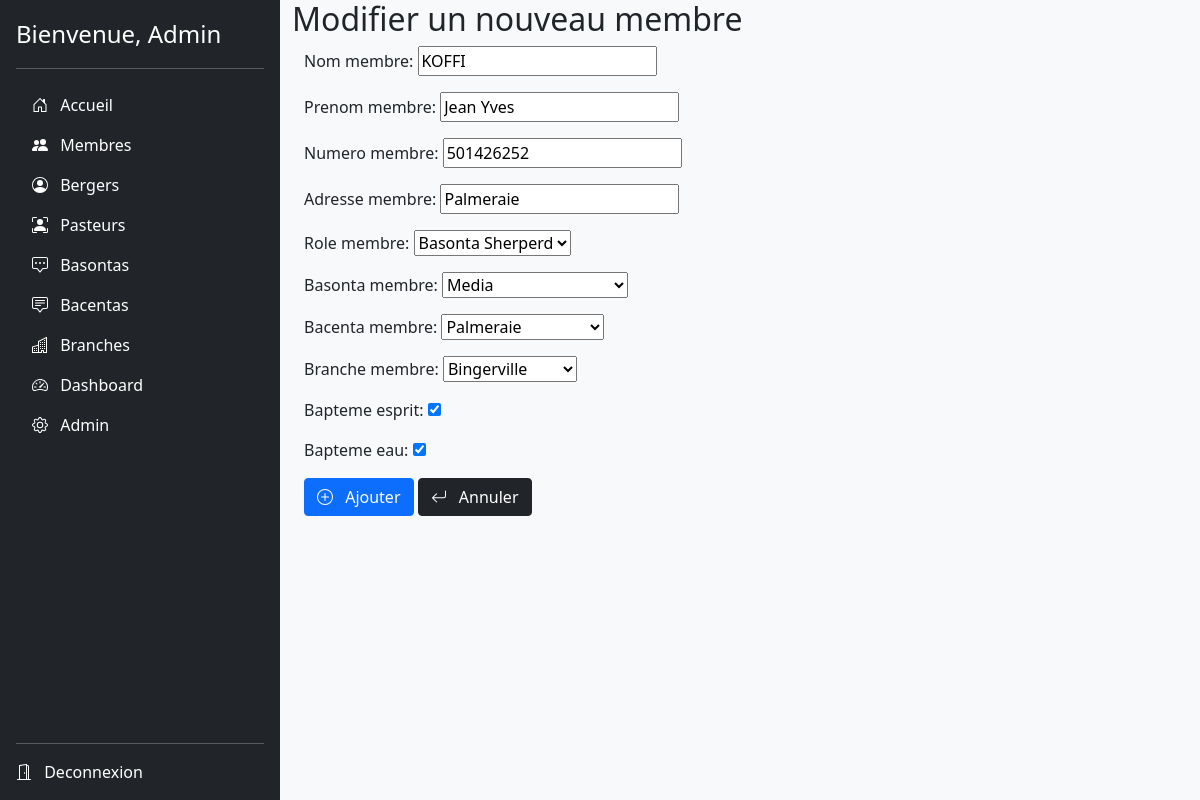
The app's page /follow_up/modifier_membre/1/ (signed in) with its own data.
### follow_up/models.py (models this page shows, shortened)
class Membre(models.Model):
    nom_membre = models.CharField(max_length=256)
    prenom_membre = models.CharField(max_length=256)
    numero_membre = models.PositiveIntegerField()
    adresse_membre = models.CharField(max_length=256)
    role_membre = models.ForeignKey(Role, on_delete=models.DO_NOTHING, )
    basonta_membre = models.ForeignKey(Basonta, related_name='basontas', on_delete=models.DO_NOTHING,)
    bacenta_membre = models.ForeignKey(Bacenta, related_name='bacentas', on_delete=models.DO_NOTHING,)
    branche_membre = models.ForeignKey(Branche, related_name='branches', on_delete=models.DO_NOTHING,)
    bapteme_esprit = models.BooleanField()
    bapteme_eau = models.BooleanField()
    date_ajout_membre = models.DateField(default=datetime.date.today)

### follow_up/views.py (the view)
# urls.py: path('follow_up/modifier_membre/<int:pk>/', login_required(views.MembreUpdateView.as_view()), name='update'),
class MembreUpdateView(UpdateView):
    fields = ('nom_membre', 'prenom_membre', 'numero_membre',
              'adresse_membre', 'role_membre', 'basonta_membre',
              'bacenta_membre', 'branche_membre', 'bapteme_esprit', 'bapteme_eau')
    model = models.Membre

### follow_up/models.py (called while the page is built)
    def __str__(self):
        return self.nom_role

    def __str__(self):
        return self.nom_basonta

    def __str__(self):
        return self.nom_bacenta

    def __str__(self):
        return self.nom_branche

### templates/follow_up/membre_form.html (shortened to what this page needs)
{% extends "follow_up/base.html" %}
{% block body_block %}
    <div class="container">
        <h2>
        </h2>
        <div class="container">
            <form method="post">
                {{ form.as_p }}
                    <p>
                        <button type="submit" class="btn btn-primary">
                            <svg class="bi me-2" width="16" height="16"><use xlink:href="#bi-plus-circle"/></svg>
                            Ajouter
                        </button>
                        <a class="btn btn-dark" href="{% url 'follow_up:list' %}" role="button">
                            <svg class="bi me-2" width="16" height="16"><use xlink:href="#bi-arrow-return-left"/></svg>
                            Annuler
                        </a>
                    </p>
            </form>
        </div>
    </div>
{% endblock %}

### templates/follow_up/base.html (shortened to what this page needs)
<!DOCTYPE html>
{% load static %}
<html lang="fr">
<head>
    <link rel="stylesheet" href="{% static 'css/bootstrap-5.1.3-dist/css/bootstrap.min.css' %}"/>
    <link href="{% static 'css/sidebars.css' %}" rel="stylesheet">
</head>
<body class="bg-light">
    <main>
      <div class="d-flex flex-column flex-shrink-0 p-3 text-white bg-dark" style="width: 280px;">
        <a href="/" class="d-flex align-items-center mb-3 mb-md-0 me-md-auto text-white text-decoration-none">
          <span class="fs-4">Bienvenue, {{user.first_name}}</span>
        </a>
        <hr>
        <ul class="nav nav-pills flex-column mb-auto">
          <li>
            <a href="{% url 'follow_up:accueil' %}" class="nav-link text-white">
              <svg class="bi me-2" width="16" height="16"><use xlink:href="#home"/></svg>
              Accueil
            </a>
          </li>
          <li>
            <a href="{% url 'follow_up:list' %}" class="nav-link text-white">
              <svg class="bi me-2" width="16" height="16"><use xlink:href="#bi-people-fill"/></svg>
              Membres
            </a>
          </li>
          <li>
            <a href="{% url 'follow_up:berger_list' %}" class="nav-link text-white">
              <svg class="bi me-2" width="16" height="16"><use xlink:href="#bi-person-circle"/></svg>
              Bergers
            </a>
          </li>
          <li>
            <a href="{% url 'follow_up:pasteur_list' %}" class="nav-link text-white">
              <svg class="bi me-2" width="16" height="16"><use xlink:href="#bi-person-bounding-box"/></svg>
              Pasteurs
            </a>
          </li>
          <li>
            <a href="{% url 'follow_up:basonta_list' %}" class="nav-link text-white">
              <svg class="bi me-2" width="16" height="16"><use xlink:href="#bi-chat-square-dots"/></svg>
              Basontas
            </a>
          </li>
          <li>
            <a href="{% url 'follow_up:bacenta_list' %}" class="nav-link text-white">
              <svg class="bi me-2" width="16" height="16"><use xlink:href="#bi-chat-square-text"/></svg>
              Bacentas
            </a>
          </li>
          <li>
            <a href="{% url 'follow_up:branche_list' %}" class="nav-link text-white">
              <svg class="bi me-2" width="16" height="16"><use xlink:href="#bi-building"/></svg>
              Branches
            </a>
          </li>
          <li>
            <a href="#" class="nav-link text-white">
              <svg class="bi me-2" width="16" height="16"><use xlink:href="#speedometer2"/></svg>
              Dashboard
            </a>
          </li>
          <li>
            <a href="{% url 'admin:index' %}" class="nav-link text-white">
              <svg class="bi me-2" width="16" height="16"><use xlink:href="#bi-gear"/></svg>
              Admin
            </a>
          </li>
        </ul>
        <hr>
        <div class="">
            <svg class="bi me-2" width="16" height="16"><use xlink:href="#bi-door-open"/></svg>
            <a href="{% url 'follow_up:user_logout' %}" style="color:white; text-decoration:none;">Deconnexion</a>
        </div>
      </div>
      {% block body_block %}
      {% endblock %}
    </main>
</body>
</html>

### static/css/sidebars.css (style rules this page uses)
body { min-height: 100vh; min-height: -webkit-fill-available; }
html { height: -webkit-fill-available; }
main { display: flex; flex-wrap: nowrap; height: 100vh; max-height: 100vh; overflow-x: auto; overflow-y: hidden; }
.bi { vertical-align: -.125em; pointer-events: none; fill: currentColor; }

### records on screen
Membre: nom_membre "KOFFI", prenom_membre "Jean Yves", numero_membre "501426252", adresse_membre "Palmeraie", role_membre "Basonta Sherperd", basonta_membre "Media", bacenta_membre "Palmeraie", branche_membre "Bingerville", bapteme_esprit "☑", bapteme_eau "☑"

### other values on screen
{{ user.first_name }} "Admin"
